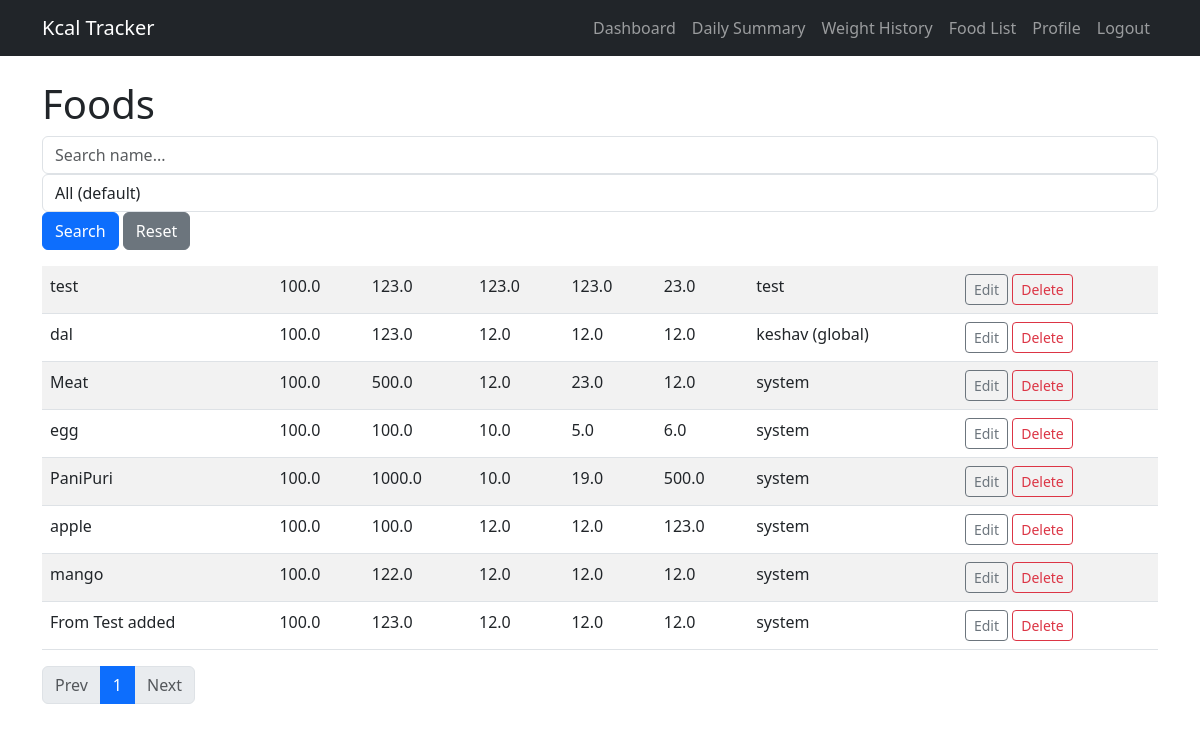
The app's page /search/ (signed in) with its own data.
### tracker/models.py (models this page shows, shortened)
class Food(models.Model):
    name = models.CharField(max_length=120, unique=True)
    serving_size_g = models.FloatField(default=100)
    kcal = models.FloatField()
    protein_g = models.FloatField(default=0)
    fat_g = models.FloatField(default=0)
    carbs_g = models.FloatField(default=0)
    creator = models.ForeignKey(User,null=True,blank=True,on_delete=models.SET_NULL,related_name='foods')
    created_at = models.DateTimeField(auto_now_add=True)

### searchF/views.py (the view)
# urls.py: path('', views.foods_list, name='search'),
@login_required
def foods_list(request):
    if request.user.is_superuser:
        qs = Food.objects.all().order_by('-created_at')
    else:
        qs = Food.objects.filter(Q(creator__is_superuser=True) | Q(creator=request.user)).order_by('-created_at')
    q = request.GET.get('q', '').strip()                  # text search
    creator_filter = request.GET.get('creator', 'all')    # 'all' | 'my' | 'global'
    min_kcal = request.GET.get('min_kcal', '')
    max_kcal = request.GET.get('max_kcal', '')
    min_protein = request.GET.get('min_protein', '')
    max_protein = request.GET.get('max_protein', '')
    filters = Q()
    if q:
        filters &= Q(name__icontains=q)
    def to_float(val):
        try:
            return float(val)
        except (TypeError, ValueError):
            return None
    min_k = to_float(min_kcal)
    max_k = to_float(max_kcal)
    if min_k is not None:
        filters &= Q(kcal__gte=min_k)
    if max_k is not None:
        filters &= Q(kcal__lte=max_k)
    min_p = to_float(min_protein)
    max_p = to_float(max_protein)
    if min_p is not None:
        filters &= Q(protein_g__gte=min_p)
    if max_p is not None:
        filters &= Q(protein_g__lte=max_p)
    if creator_filter == 'my':
        filters &= Q(creator=request.user)
    elif creator_filter == 'global':
        filters &= Q(creator__is_superuser=True)
    qs = qs.filter(filters)
    page = request.GET.get('page', 1)
    paginator = Paginator(qs, 15)  # 15 items per page (adjust as needed)
    try:
        foods_page = paginator.page(page)
    except PageNotAnInteger:
        foods_page = paginator.page(1)
    except EmptyPage:
        foods_page = paginator.page(paginator.num_pages)
    query_params = request.GET.copy()
    if 'page' in query_params:
        query_params.pop('page')
    context = {
        'foods': foods_page,
        'query_params': query_params,
        'q': q,
        'creator_filter': creator_filter,
        'min_kcal': min_kcal,
        'max_kcal': max_kcal,
        'min_protein': min_protein,
        'max_protein': max_protein,
    }
    return render(request, 'search.html', context)

### searchF/templates/search.html (shortened to what this page needs)
{% extends "base.html" %}
{% block content %}
<h1>Foods</h1>
<form method="get" class="mb-3 form-inline">
  <div class="form-row">
    <div class="col">
      <input type="search" name="q" class="form-control" placeholder="Search name..." value="{{ q }}">
    </div>
    <div class="col-auto">
      <select name="creator" class="form-control">
        <option value="all" {% if creator_filter == 'all' %}selected{% endif %}>All (default)</option>
      </select>
    </div>
    <div class="col-auto">
      <button class="btn btn-primary" type="submit">Search</button>
      <a class="btn btn-secondary" href="{% url 'foods_list' %}">Reset</a>
    </div>
  </div>
</form>
<table class="table table-striped">
  <tbody>
    {% for food in foods %}
      <tr>
        <td>{{ food.name }}</td>
        <td>{{ food.serving_size_g }}</td>
        <td>{{ food.kcal }}</td>
        <td>{{ food.protein_g }}</td>
        <td>{{ food.fat_g }}</td>
        <td>{{ food.carbs_g }}</td>
        <td>
          {% if food.creator %}
            {% if food.creator.is_superuser %}{{ food.creator.username }} (global)
            {% else %}{{ food.creator.username }}{% endif %}
          {% else %}system{% endif %}
        </td>
        <td>
          {% if user.is_superuser or food.creator == user %}
            <a href="{% url 'food_update' food.pk %}" class="btn btn-sm btn-outline-secondary">Edit</a>
            <a href="{% url 'food_delete' food.pk %}" class="btn btn-sm btn-outline-danger">Delete</a>
          {% endif %}
        </td>
      </tr>
    {% empty %}
      <tr><td colspan="8">No foods found.</td></tr>
    {% endfor %}
  </tbody>
</table>
<nav aria-label="Page navigation">
  <ul class="pagination">
    {% if foods.has_previous %}
      <li class="page-item">
        <a class="page-link" href="?{{ query_params.urlencode }}&page={{ foods.previous_page_number }}" aria-label="Previous">Prev</a>
      </li>
    {% else %}
      <li class="page-item disabled"><span class="page-link">Prev</span></li>
    {% endif %}
    {% for n in foods.paginator.page_range %}
      {% if n == foods.number %}
        <li class="page-item active"><span class="page-link">{{ n }}</span></li>
      {% else %}
        <li class="page-item">
          <a class="page-link" href="?{{ query_params.urlencode }}&page={{ n }}">{{ n }}</a>
        </li>
      {% endif %}
    {% endfor %}
    {% if foods.has_next %}
      <li class="page-item">
        <a class="page-link" href="?{{ query_params.urlencode }}&page={{ foods.next_page_number }}" aria-label="Next">Next</a>
      </li>
    {% else %}
      <li class="page-item disabled"><span class="page-link">Next</span></li>
    {% endif %}
  </ul>
</nav>
{% endblock %}

### records on screen
Food: name "test", serving_size_g "100.0", kcal "123.0", protein_g "123.0", fat_g "123.0", carbs_g "23.0", creator.username "test"
Food: name "dal", serving_size_g "100.0", kcal "123.0", protein_g "12.0", fat_g "12.0", carbs_g "12.0", creator.username "keshav"
Food: name "Meat", serving_size_g "100.0", kcal "500.0", protein_g "12.0", fat_g "23.0", carbs_g "12.0", shows "system"
Food: name "egg", serving_size_g "100.0", kcal "100.0", protein_g "10.0", fat_g "5.0", carbs_g "6.0", shows "system"
Food: name "PaniPuri", serving_size_g "100.0", kcal "1000.0", protein_g "10.0", fat_g "19.0", carbs_g "500.0", shows "system"
Food: name "apple", serving_size_g "100.0", kcal "100.0", protein_g "12.0", fat_g "12.0", carbs_g "123.0", shows "system"
Food: name "mango", serving_size_g "100.0", kcal "122.0", protein_g "12.0", fat_g "12.0", carbs_g "12.0", shows "system"
Food: name "From Test added", serving_size_g "100.0", kcal "123.0", protein_g "12.0", fat_g "12.0", carbs_g "12.0", shows "system"

### other values on screen
{{ n }} "1"
